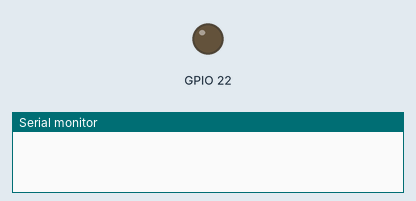
This sketch was run on a simulated ESP32. Parts: output pins drawn as LEDs (lit = HIGH), the last lines printed to the serial monitor. WiFi joins after 1.5 s; servers stay silent unless stated; a WiFi scan finds three made-up networks; uploads are accepted with an empty reply. At 17.4 s the program puts the board to deep sleep or switches it off; the recording ends there.

Above: at 0.0 s.
At 2.1 s:
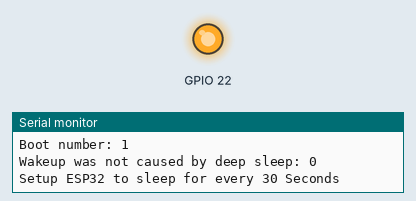
Timing chart, 0 to 17.4 s (numbered marks = the images above):
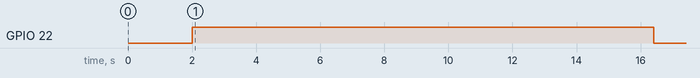

Measured:
- by itself, GPIO 22: LOW → HIGH at 2.0 s, → LOW 14.4 s later

The sketch:

ESP32_STA_DeepSleep.ino
```cpp
// (licence header left out)
#include <Arduino.h>
#include <WiFi.h>
#include <WiFiMulti.h>
#include <HTTPClient.h>
#define USE_SERIAL Serial
#define uS_TO_S_FACTOR 1000000  /* Conversion factor for micro seconds to seconds */
#define TIME_TO_SLEEP  30        /* Time ESP32 will go to sleep (in seconds) */

RTC_DATA_ATTR int bootCount = 0;
WiFiMulti wifiMulti;
/*
Method to print the reason by which ESP32
has been awaken from sleep
*/
void print_wakeup_reason(){
  esp_sleep_wakeup_cause_t wakeup_reason;

  wakeup_reason = esp_sleep_get_wakeup_cause();

  switch(wakeup_reason)
  {
    case ESP_SLEEP_WAKEUP_EXT0 : Serial.println("Wakeup caused by external signal using RTC_IO"); break;
    case ESP_SLEEP_WAKEUP_EXT1 : Serial.println("Wakeup caused by external signal using RTC_CNTL"); break;
    case ESP_SLEEP_WAKEUP_TIMER : Serial.println("Wakeup caused by timer"); break;
    case ESP_SLEEP_WAKEUP_TOUCHPAD : Serial.println("Wakeup caused by touchpad"); break;
    case ESP_SLEEP_WAKEUP_ULP : Serial.println("Wakeup caused by ULP program"); break;
    default : Serial.printf("Wakeup was not caused by deep sleep: %d\n",wakeup_reason); break;
  }
}


void setup() {
  Serial.begin(115200);
  delay(1000); //Take some time to open up the Serial Monitor

  //Increment boot number and print it every reboot
  ++bootCount;
  Serial.println("Boot number: " + String(bootCount));

  //Print the wakeup reason for ESP32
  print_wakeup_reason();
  pinMode(22,OUTPUT);
  digitalWrite(22,LOW);
  delay(1000);
  digitalWrite(22,HIGH);/*
  First we configure the wake up source
  We set our ESP32 to wake up every 5 seconds
  */
  esp_sleep_enable_timer_wakeup(TIME_TO_SLEEP * uS_TO_S_FACTOR);
  Serial.println("Setup ESP32 to sleep for every " + String(TIME_TO_SLEEP) +
  " Seconds");

  String ESP_SSID;
  int numberOfNetworks = WiFi.scanNetworks();
  for(int i =0; i<numberOfNetworks; i++){
      Serial.print("Network name: ");
      Serial.println(WiFi.SSID(i));
      Serial.print("Signal strength: ");
      Serial.println(WiFi.RSSI(i));
      Serial.println("-----------------------");
      if (WiFi.SSID(i).substring(0,3)=="ESP") {
        ESP_SSID = WiFi.SSID(i);
      }
  }
  WiFi.mode(WIFI_STA);
  wifiMulti.addAP(ESP_SSID.c_str(), "password");

  // wait for WiFi connection
  if ((wifiMulti.run() == WL_CONNECTED)) {

    HTTPClient http;
    int post = 0;
    Serial.print("[HTTP] begin...\n");
    http.begin("http://www.esp.com/get");

    Serial.print("[HTTP] GET...\n");
    int httpCode = http.GET();
    if (httpCode > 0) {
      if (httpCode == HTTP_CODE_OK) {
        String payload = http.getString();
        Serial.println(payload);
        post=payload.toInt();

      }
    } else {
      Serial.printf("[HTTP] GET... failed, error: %s\n", http.errorToString(httpCode).c_str());
    }
    http.end();
    delay(10000);
    String PostData = "number="+String(post+100); // Post Random numer from Get +100
    http.begin("http://www.esp.com/post");
    http.addHeader("Content-Type", "application/x-www-form-urlencoded");
    Serial.print("[HTTP] POST...\n");
    httpCode = http.POST(PostData);
    delay(500);
    if (httpCode > 0) {
      if (httpCode == HTTP_CODE_OK) {
        String payload = http.getString();
        Serial.println(payload);
      }
    } else {
      Serial.printf("[HTTP] GET... failed, error: %s\n", http.errorToString(httpCode).c_str());
    }
    http.end();
  }

  /*
  Next we decide what all peripherals to shut down/keep on
  By default, ESP32 will automatically power down the peripherals
  not needed by the wakeup source, but if you want to be a poweruser
  this is for you. Read in detail at the API docs
  http://esp-idf.readthedocs.io/en/latest/api-reference/system/deep_sleep.html
  Left the line commented as an example of how to configure peripherals.
  The line below turns off all RTC peripherals in deep sleep.
  */
  //esp_deep_sleep_pd_config(ESP_PD_DOMAIN_RTC_PERIPH, ESP_PD_OPTION_OFF);
  //Serial.println("Configured all RTC Peripherals to be powered down in sleep");

  /*
  Now that we have setup a wake cause and if needed setup the
  peripherals state in deep sleep, we can now start going to
  deep sleep.
  In the case that no wake up sources were provided but deep
  sleep was started, it will sleep forever unless hardware
  reset occurs.
  */
  Serial.println("Going to sleep now");
  digitalWrite(22,LOW);
  delay(1000);
  Serial.flush();
  esp_deep_sleep_start();
  Serial.println("This will never be printed");
}

void loop(){
  //This is not going to be called
}
```
